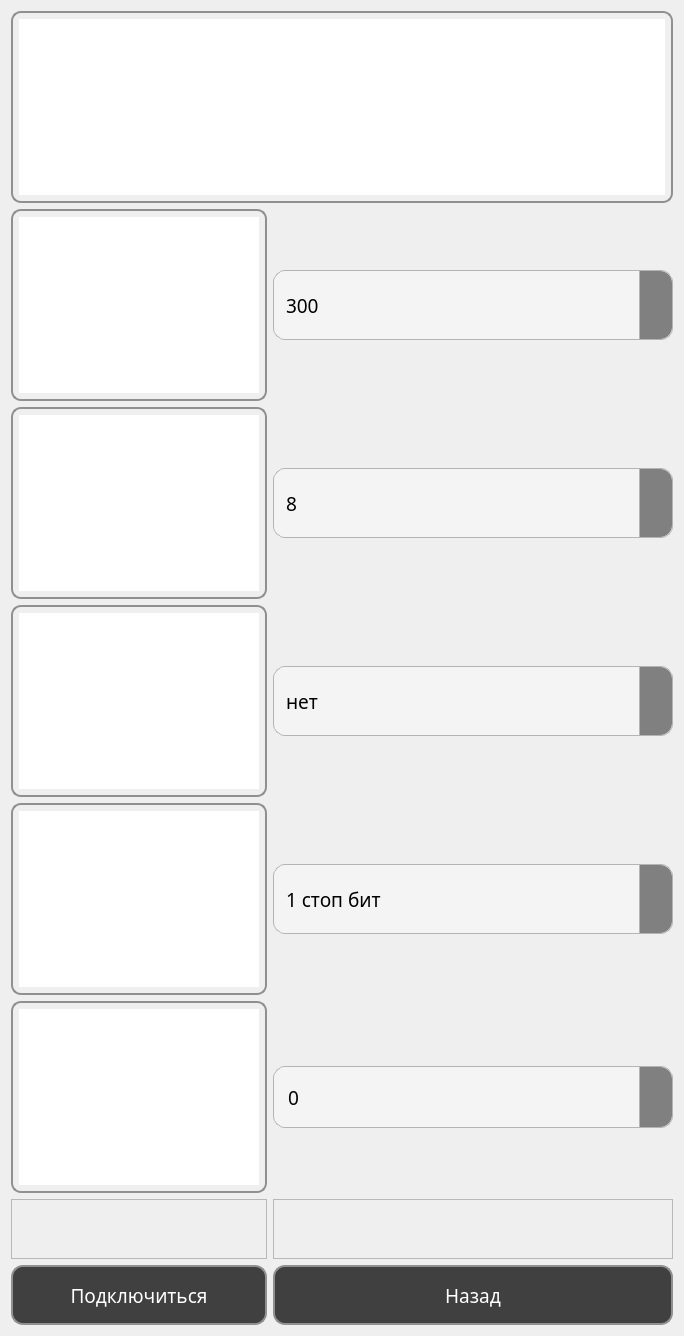
         <widget class="QWidget" name="page_3">
          <property name="styleSheet">
           <string notr="true">/* ===== QComboBox: полный стиль без ресурсов ===== */
QFrame#qt_combo_box_popup {
    background: transparent;   /* ← фон полностью “дырявый” */
    border: none;
    border-radius: 12px;
}


/* ───────── вертикальный скроллбар внутри выпадающего списка ─────────── */
QComboBox QAbstractItemView QScrollBar:vertical {
    width: 12px;               /* толщина всей полосы прокрутки          */
    margin: 0px 0px 0px 0;     /* лёгкий отступ от правой грани списка   */
    background: #ffffff;   /* ← убираем фон самой полосы             */
    border: none;              /* и рамку, которую Qt рисует по умолчанию*/
}

/* track (колея). Делаем её невидимой — остаётся «пустое место» */
QComboBox QAbstractItemView QScrollBar::groove:vertical {
    background: #ffffff;   /* никакого цвета                         */
    border: none;
    margin: 0;                 /* важно! убирает внутренние «поля» Qt    */
}

/* пустые участки над и под ползунком — тоже в ноль */
QComboBox QAbstractItemView QScrollBar::add-page:vertical,
QComboBox QAbstractItemView QScrollBar::sub-page:vertical {
    background: #ffffff;
    border: none;
}

/* сам ползунок («овал») -------------------------------------------------*/
QComboBox QAbstractItemView QScrollBar::handle:vertical {
    background: #808080;       /* цвет «таблетки»                        */
    border-radius: 999px;        /* скругляем края по полной               */
    min-height: 24px;          /* чтобы не исчезал при маленьком контенте*/
    margin: 2px;               /* зазор от границ бара                   */
}

QComboBox QAbstractItemView QScrollBar::sub-line:vertical,   /* верхняя  */
QComboBox QAbstractItemView QScrollBar::add-line:vertical {  /* нижняя   */
    height: 0px;                /* убираем видимую часть      */
    width:  0px;
    border: none;
    background: #ffffff;
    subcontrol-origin: margin;  /* чтобы не занимали место    */
}

/* ── если вдруг появится горизонтальный скроллбар ─────────────────────*/
QComboBox QAbstractItemView QScrollBar::sub-line:horizontal, /* левая    */
QComboBox QAbstractItemView QScrollBar::add-line:horizontal { /* правая  */
    width:  0px;
    height: 0px;
    border: none;
    background: #ffffff;
    subcontrol-origin: margin;
}

/* ОСНОВНОЕ ПОЛЕ -----------------------------------------------------------*/
QComboBox {
    border: 1px solid #b4b4b4;
    border-radius: 12px;
    padding: 4px 40px 4px 12px;   /* место под стрелку справа */
    background: #f4f4f4;
    min-height: 60px;             /* чтобы не сплющивался */
combobox-popup: 0;   
}

/* КНОПКА ВЫПАДАНИЯ (правый сегмент) --------------------------------------*/
QComboBox::drop-down {
    subcontrol-origin: padding;
    subcontrol-position: top right;
    width: 32px;
    border-left: 1px solid #b4b4b4;
    border-top-right-radius: 12px;
    border-bottom-right-radius: 12px;
    background: #e2e2e2;
}

QComboBox::drop-down { 
    background: #808080;   /* временно! */
}

/* СТРЕЛКА ----------------------------------------------------------------*/
QComboBox::down-arrow {
image: url(&quot;:/icon/arrow_drop_down_24dp_E3E3E3_FILL0_wght400_GRAD0_opsz24.png&quot;);
    width: 24px;      /* подгони под реальный размер PNG */
    height: 24px;
    margin: 0 auto;   /* по центру кнопки drop‑down */
    border: none;     /* глушим всякие старые границы */
}

/* Поворот при раскрытии --------------------------------------------------*/
QComboBox::down-arrow:on {
    transform: rotate(180deg);
}





/* ХОВЕР/ФОКУС -------------------------------------------------------------*/
QComboBox:hover { background: #f9f9f9; }

QComboBox:focus {
    border: 1px solid #7aa9ff;
    outline: none;
}

/* ВЫПАДАЮЩИЙ СПИСОК -----------------------------------------------------*/
QComboBox QAbstractItemView {
    /* тот же радиус, что у поля */
    border: 1px solid #c8c8c8;
    border-radius: 12px;
    padding: 4px;                       /* лёгкий «отступ-рамка» внутри */
    background: #FFFFFF;

    /* отключаем стандартный dotted focus-rectangle */
    outline: 0;                         /* Qt &gt;5.12 понимает outline */
    /* если outline не работает в вашей версии:
       border: none; */
}


QComboBox QAbstractItemView::viewport {
    border-radius: 8px;
    background: transparent;
}

/* строки внутри списка */
QComboBox QAbstractItemView::item {
    padding: 6px 12px;
    border-radius: 6px;                 /* лёгкое скругление hover/selected */
}

/* подсветка наведения  */
QComboBox QAbstractItemView::item:hover {
    background: #f0f0f0;
}

/* выбранный элемент (без пунктира!) */
QComboBox QAbstractItemView::item:selected {
    background: #2d97ff;                /* пример активного цвета */
    color: #ffffff;
    outline: 0;                         /* страховка */
    /* или border: none;  -&gt; если outline не поддерживается */
}

/* Оформление текста и рамки для QLabel и QTextBrowser */
QLabel,
QTextBrowser {
    color: white;                    /* цвет шрифта */
    border-radius: 10px;             /* скругление углов рамки */
    padding: 6px;                    /* внутренние отступы */
border: 2px solid #909090; 
}


/* Нормальное состояние */
QPushButton {
    background-color: #404040;        /* заливка */
    color: white;                     /* цвет текста */
    border: 2px solid #909090;        /* толщина и цвет обводки */
    border-radius: 12px;              /* радиус скругления */
    padding: 6px 12px;                /* «воздух» внутри */
}

/* Курсор наведён */
QPushButton:hover {
    background-color: #505050;
    border-color: #707070;
}

/* Кнопка нажата (удерживается) */
QPushButton:pressed {
    background-color: #909090;
    border-color: #909090;
}

/* QLabel или QTextBrowser */
QLabel, QTextBrowser {
    border: 2px solid #909090;   /* толщина и цвет */
    border-radius: 10px;         /* скругление */
    padding: 6px;                /* внутренние отступы */
    color: white;              /* цвет шрифта */
}

/* ===== QSpinBox — стиль под QComboBox (каждый параметр подписан) ===== */

/* ОСНОВНОЕ ПОЛЕ ---------------------------------------------------------*/
QSpinBox {
    border: 1px solid #b4b4b4;                 /* внешняя рамка виджета        */
    border-radius: 12px;                       /* скругление всех углов        */

    padding-left: 12px;                        /* отступ текста слева          */
    padding-right: 40px;                       /* резерв под блок стрелок      */
    background: #f4f4f4;                       /* фон поля ввода               */
    min-height: 60px;                          /* минимальная высота контрола  */
    color: black;                              /* цвет введённого текста       */

    outline: none;                             /* убираем стандартный пунктиp  */
}

/* БЛОК СТРЕЛОК ----------------------------------------------------------*/
/* общие параметры для обеих половинок блока */
QSpinBox::up-button,
QSpinBox::down-button {
    subcontrol-origin: padding;                /* координаты от padding-box    */
    width: 32px;                               /* ширина сегмента со стрелками */
    border-left: 1px solid #b4b4b4;            /* линия-разделитель слева      */
    background: #808080;                       /* фон блока стрелок            */
}

/* ↓ нижняя половина блока стрелок --------------------------------------*/
QSpinBox::down-button {
    subcontrol-position: bottom right;         /* привязка к правому-нижнему   */
    height: 30%;                               /* занимаем оставшиеся 50 %     */
    border-bottom-right-radius: 12px;          /* скругляем ТОЛЬКО низ-прав.   */
}


/* ↑ верхняя половина блока стрелок -------------------------------------*/
QSpinBox::up-button {
    subcontrol-position: top right;            /* привязка к правому-верхнему  */
    height: 30%;                               /* занимаем ровно половину выс. */
    border-top-right-radius: 12px;             /* скругляем ТОЛЬКО верх-прав.  */
}

/* визуальный отклик при нажатии ----------------------------------------*/
QSpinBox::up-button:pressed,
QSpinBox::down-button:pressed {
    background: #6d6d6d;                       /* затемняем фон на время клика */
}

/* СТРЕЛКИ (иконки) ------------------------------------------------------*/
QSpinBox::up-arrow {
    image: url(&quot;:/icon/arrow_drop_up_24dp_E3E3E3_FILL0_wght400_GRAD0_opsz24.png&quot;); /* PNG/SVG ↓ */
    width: 24px; height: 24px;                 /* габариты иконки              */
    margin: 0 auto;                            /* центрируем в блоке           */
	transform: rotate(180deg);
}

QSpinBox::down-arrow {
    image: url(&quot;:/icon/arrow_drop_down_24dp_E3E3E3_FILL0_wght400_GRAD0_opsz24.png&quot;); /* PNG/SVG ↓ */
    width: 24px; height: 24px;                 /* габариты иконки              */
    margin: 0 auto;                            /* центрируем в блоке           */
}


/* отключаем кнопки и иконки при достижении min/max ---------------------*/
QSpinBox::up-button:disabled,
QSpinBox::down-button:disabled {
    background: #c8c8c8;                       /* тусклый фон — кнопка неактив */
}

QSpinBox::up-arrow:disabled,
QSpinBox::down-arrow:disabled {
    image: none;                               /* прячем иконку у неактивной   */
}

/* ХОВЕР / ФОКУС ---------------------------------------------------------*/
QSpinBox:hover  { background: #f9f9f9; }       /* лёгкое высветление при ховере*/
QSpinBox:focus  { border: 1px solid #7aa9ff; } /* синяя рамка при фокусе       */

/* ОТКЛЮЧЁННОЕ СОСТОЯНИЕ -------------------------------------------------*/
QSpinBox:disabled {
    color: #8f8f8f;                            /* приглушаем текст             */
    background: #e0e0e0;                       /* и фон всего виджета          */
}

</string>
          </property>
          <layout class="QGridLayout" name="gridLayout_2">
           <item row="6" column="0">
            <widget class="QFrame" name="frame_7">
             <property name="frameShape">
              <enum>QFrame::Shape::StyledPanel</enum>
             </property>
             <property name="frameShadow">
              <enum>QFrame::Shadow::Raised</enum>
             </property>
            </widget>
           </item>
           <item row="2" column="1">
            <widget class="QComboBox" name="comboBox_2">
             <property name="sizePolicy">
              <sizepolicy hsizetype="Preferred" vsizetype="Maximum">
               <horstretch>0</horstretch>
               <verstretch>0</verstretch>
              </sizepolicy>
             </property>
             <property name="minimumSize">
              <size>
               <width>0</width>
               <height>70</height>
              </size>
             </property>
             <property name="font">
              <font>
               <family>Noto Sans SC</family>
               <pointsize>14</pointsize>
              </font>
             </property>
             <property name="layoutDirection">
              <enum>Qt::LayoutDirection::LeftToRight</enum>
             </property>
             <item>
              <property name="text">
               <string>8</string>
              </property>
             </item>
            </widget>
           </item>
           <item row="6" column="1">
            <widget class="QFrame" name="frame_8">
             <property name="minimumSize">
              <size>
               <width>400</width>
               <height>60</height>
              </size>
             </property>
             <property name="frameShape">
              <enum>QFrame::Shape::StyledPanel</enum>
             </property>
             <property name="frameShadow">
              <enum>QFrame::Shadow::Raised</enum>
             </property>
            </widget>
           </item>
           <item row="5" column="1">
            <widget class="QSpinBox" name="spinBox">
             <property name="sizePolicy">
              <sizepolicy hsizetype="Minimum" vsizetype="Maximum">
               <horstretch>0</horstretch>
               <verstretch>0</verstretch>
              </sizepolicy>
             </property>
             <property name="minimumSize">
              <size>
               <width>0</width>
               <height>62</height>
              </size>
             </property>
             <property name="font">
              <font>
               <family>Noto Sans SC</family>
               <pointsize>14</pointsize>
              </font>
             </property>
             <property name="layoutDirection">
              <enum>Qt::LayoutDirection::LeftToRight</enum>
             </property>
             <property name="styleSheet">
              <string notr="true"/>
             </property>
            </widget>
           </item>
           <item row="1" column="0">
            <widget class="QTextBrowser" name="textBrowser_5">
             <property name="verticalScrollBarPolicy">
              <enum>Qt::ScrollBarPolicy::ScrollBarAlwaysOff</enum>
             </property>
             <property name="horizontalScrollBarPolicy">
              <enum>Qt::ScrollBarPolicy::ScrollBarAlwaysOff</enum>
             </property>
             <property name="html">
              <string>&lt;!DOCTYPE HTML PUBLIC &quot;-//W3C//DTD HTML 4.0//EN&quot; &quot;http://www.w3.org/TR/REC-html40/strict.dtd&quot;&gt;
&lt;html&gt;&lt;head&gt;&lt;meta name=&quot;qrichtext&quot; content=&quot;1&quot; /&gt;&lt;meta charset=&quot;utf-8&quot; /&gt;&lt;style type=&quot;text/css&quot;&gt;
p, li { white-space: pre-wrap; }
hr { height: 1px; border-width: 0; }
li.unchecked::marker { content: &quot;\2610&quot;; }
li.checked::marker { content: &quot;\2612&quot;; }
&lt;/style&gt;&lt;/head&gt;&lt;body style=&quot; font-family:'Noto Sans SC'; font-size:9pt; font-weight:400; font-style:normal;&quot;&gt;
&lt;p align=&quot;center&quot; style=&quot; margin-top:0px; margin-bottom:0px; margin-left:0px; margin-right:0px; -qt-block-indent:0; text-indent:0px;&quot;&gt;&lt;span style=&quot; font-size:14pt;&quot;&gt;Скорость USART&lt;/span&gt;&lt;/p&gt;&lt;/body&gt;&lt;/html&gt;</string>
             </property>
            </widget>
           </item>
           <item row="7" column="1">
            <widget class="QPushButton" name="pushButton_3">
             <property name="sizePolicy">
              <sizepolicy hsizetype="Minimum" vsizetype="Maximum">
               <horstretch>0</horstretch>
               <verstretch>0</verstretch>
              </sizepolicy>
             </property>
             <property name="minimumSize">
              <size>
               <width>0</width>
               <height>60</height>
              </size>
             </property>
             <property name="font">
              <font>
               <family>Noto Sans SC</family>
               <pointsize>14</pointsize>
              </font>
             </property>
             <property name="text">
              <string>Назад</string>
             </property>
            </widget>
           </item>
           <item row="2" column="0">
            <widget class="QTextBrowser" name="textBrowser_9">
             <property name="verticalScrollBarPolicy">
              <enum>Qt::ScrollBarPolicy::ScrollBarAlwaysOff</enum>
             </property>
             <property name="horizontalScrollBarPolicy">
              <enum>Qt::ScrollBarPolicy::ScrollBarAlwaysOff</enum>
             </property>
             <property name="html">
              <string>&lt;!DOCTYPE HTML PUBLIC &quot;-//W3C//DTD HTML 4.0//EN&quot; &quot;http://www.w3.org/TR/REC-html40/strict.dtd&quot;&gt;
&lt;html&gt;&lt;head&gt;&lt;meta name=&quot;qrichtext&quot; content=&quot;1&quot; /&gt;&lt;meta charset=&quot;utf-8&quot; /&gt;&lt;style type=&quot;text/css&quot;&gt;
p, li { white-space: pre-wrap; }
hr { height: 1px; border-width: 0; }
li.unchecked::marker { content: &quot;\2610&quot;; }
li.checked::marker { content: &quot;\2612&quot;; }
&lt;/style&gt;&lt;/head&gt;&lt;body style=&quot; font-family:'Noto Sans SC'; font-size:9pt; font-weight:400; font-style:normal;&quot;&gt;
&lt;p align=&quot;center&quot; style=&quot; margin-top:0px; margin-bottom:0px; margin-left:0px; margin-right:0px; -qt-block-indent:0; text-indent:0px;&quot;&gt;&lt;span style=&quot; font-size:14pt;&quot;&gt;Колличество бит&lt;/span&gt;&lt;/p&gt;&lt;/body&gt;&lt;/html&gt;</string>
             </property>
            </widget>
           </item>
           <item row="1" column="1">
            <widget class="QComboBox" name="comboBox">
             <property name="sizePolicy">
              <sizepolicy hsizetype="Preferred" vsizetype="Maximum">
               <horstretch>0</horstretch>
               <verstretch>0</verstretch>
              </sizepolicy>
             </property>
             <property name="minimumSize">
              <size>
               <width>0</width>
               <height>70</height>
              </size>
             </property>
             <property name="font">
              <font>
               <family>Noto Sans SC</family>
               <pointsize>14</pointsize>
              </font>
             </property>
             <property name="layoutDirection">
              <enum>Qt::LayoutDirection::LeftToRight</enum>
             </property>
             <property name="styleSheet">
              <string notr="true">QLabel { font-size: 14pt; }</string>
             </property>
             <item>
              <property name="text">
               <string>300</string>
              </property>
             </item>
             <item>
              <property name="text">
               <string>600</string>
              </property>
             </item>
             <item>
              <property name="text">
               <string>1200</string>
              </property>
             </item>
             <item>
              <property name="text">
               <string>2400</string>
              </property>
             </item>
             <item>
              <property name="text">
               <string>4800</string>
              </property>
             </item>
             <item>
              <property name="text">
               <string>9600</string>
              </property>
             </item>
             <item>
              <property name="text">
               <string>14400</string>
              </property>
             </item>
             <item>
              <property name="text">
               <string>19200</string>
              </property>
             </item>
             <item>
              <property name="text">
               <string>38400</string>
              </property>
             </item>
             <item>
              <property name="text">
               <string>56000</string>
              </property>
             </item>
             <item>
              <property name="text">
               <string>57600</string>
              </property>
             </item>
             <item>
              <property name="text">
               <string>115200</string>
              </property>
             </item>
             <item>
              <property name="text">
               <string>128000</string>
              </property>
             </item>
             <item>
              <property name="text">
               <string>230400</string>
              </property>
             </item>
             <item>
              <property name="text">
               <string>256000</string>
              </property>
             </item>
            </widget>
           </item>
           <item row="4" column="1">
            <widget class="QComboBox" name="comboBox_3">
             <property name="sizePolicy">
              <sizepolicy hsizetype="Preferred" vsizetype="Maximum">
               <horstretch>0</horstretch>
               <verstretch>0</verstretch>
              </sizepolicy>
             </property>
             <property name="minimumSize">
              <size>
               <width>0</width>
               <height>70</height>
              </size>
             </property>
             <property name="font">
              <font>
               <family>Noto Sans SC</family>
               <pointsize>14</pointsize>
              </font>
             </property>
             <property name="layoutDirection">
              <enum>Qt::LayoutDirection::LeftToRight</enum>
             </property>
             <item>
              <property name="text">
               <string>1 стоп бит</string>
              </property>
             </item>
             <item>
              <property name="text">
               <string>2 стоп бит</string>
              </property>
             </item>
            </widget>
           </item>
           <item row="3" column="1">
            <widget class="QComboBox" name="comboBox_4">
             <property name="sizePolicy">
              <sizepolicy hsizetype="Preferred" vsizetype="Maximum">
               <horstretch>0</horstretch>
               <verstretch>0</verstretch>
              </sizepolicy>
             </property>
             <property name="minimumSize">
              <size>
               <width>0</width>
               <height>70</height>
              </size>
             </property>
             <property name="font">
              <font>
               <family>Noto Sans SC</family>
               <pointsize>14</pointsize>
              </font>
             </property>
             <property name="layoutDirection">
              <enum>Qt::LayoutDirection::LeftToRight</enum>
             </property>
             <item>
              <property name="text">
               <string>нет</string>
              </property>
             </item>
             <item>
              <property name="text">
               <string>Нечетная</string>
              </property>
             </item>
             <item>
              <property name="text">
               <string>Четная</string>
              </property>
             </item>
            </widget>
           </item>
           <item row="3" column="0">
            <widget class="QTextBrowser" name="textBrowser_7">
             <property name="verticalScrollBarPolicy">
              <enum>Qt::ScrollBarPolicy::ScrollBarAlwaysOff</enum>
             </property>
             <property name="horizontalScrollBarPolicy">
              <enum>Qt::ScrollBarPolicy::ScrollBarAlwaysOff</enum>
             </property>
             <property name="html">
              <string>&lt;!DOCTYPE HTML PUBLIC &quot;-//W3C//DTD HTML 4.0//EN&quot; &quot;http://www.w3.org/TR/REC-html40/strict.dtd&quot;&gt;
&lt;html&gt;&lt;head&gt;&lt;meta name=&quot;qrichtext&quot; content=&quot;1&quot; /&gt;&lt;meta charset=&quot;utf-8&quot; /&gt;&lt;style type=&quot;text/css&quot;&gt;
p, li { white-space: pre-wrap; }
hr { height: 1px; border-width: 0; }
li.unchecked::marker { content: &quot;\2610&quot;; }
li.checked::marker { content: &quot;\2612&quot;; }
&lt;/style&gt;&lt;/head&gt;&lt;body style=&quot; font-family:'Noto Sans SC'; font-size:9pt; font-weight:400; font-style:normal;&quot;&gt;
&lt;p align=&quot;center&quot; style=&quot; margin-top:0px; margin-bottom:0px; margin-left:0px; margin-right:0px; -qt-block-indent:0; text-indent:0px;&quot;&gt;&lt;span style=&quot; font-size:14pt;&quot;&gt;Четность&lt;/span&gt;&lt;/p&gt;&lt;/body&gt;&lt;/html&gt;</string>
             </property>
            </widget>
           </item>
           <item row="0" column="0" colspan="2">
            <widget class="QTextBrowser" name="textBrowser_4">
             <property name="verticalScrollBarPolicy">
              <enum>Qt::ScrollBarPolicy::ScrollBarAlwaysOff</enum>
             </property>
             <property name="horizontalScrollBarPolicy">
              <enum>Qt::ScrollBarPolicy::ScrollBarAlwaysOff</enum>
             </property>
             <property name="html">
              <string>&lt;!DOCTYPE HTML PUBLIC &quot;-//W3C//DTD HTML 4.0//EN&quot; &quot;http://www.w3.org/TR/REC-html40/strict.dtd&quot;&gt;
&lt;html&gt;&lt;head&gt;&lt;meta name=&quot;qrichtext&quot; content=&quot;1&quot; /&gt;&lt;meta charset=&quot;utf-8&quot; /&gt;&lt;style type=&quot;text/css&quot;&gt;
p, li { white-space: pre-wrap; }
hr { height: 1px; border-width: 0; }
li.unchecked::marker { content: &quot;\2610&quot;; }
li.checked::marker { content: &quot;\2612&quot;; }
&lt;/style&gt;&lt;/head&gt;&lt;body style=&quot; font-family:'Noto Sans SC'; font-size:9pt; font-weight:400; font-style:normal;&quot;&gt;
&lt;p align=&quot;center&quot; style=&quot; margin-top:0px; margin-bottom:0px; margin-left:0px; margin-right:0px; -qt-block-indent:0; text-indent:0px;&quot;&gt;&lt;span style=&quot; font-size:16pt;&quot;&gt;Ручное подключение&lt;/span&gt;&lt;/p&gt;&lt;/body&gt;&lt;/html&gt;</string>
             </property>
            </widget>
           </item>
           <item row="5" column="0">
            <widget class="QTextBrowser" name="textBrowser_8">
             <property name="verticalScrollBarPolicy">
              <enum>Qt::ScrollBarPolicy::ScrollBarAlwaysOff</enum>
             </property>
             <property name="horizontalScrollBarPolicy">
              <enum>Qt::ScrollBarPolicy::ScrollBarAlwaysOff</enum>
             </property>
             <property name="html">
              <string>&lt;!DOCTYPE HTML PUBLIC &quot;-//W3C//DTD HTML 4.0//EN&quot; &quot;http://www.w3.org/TR/REC-html40/strict.dtd&quot;&gt;
&lt;html&gt;&lt;head&gt;&lt;meta name=&quot;qrichtext&quot; content=&quot;1&quot; /&gt;&lt;meta charset=&quot;utf-8&quot; /&gt;&lt;style type=&quot;text/css&quot;&gt;
p, li { white-space: pre-wrap; }
hr { height: 1px; border-width: 0; }
li.unchecked::marker { content: &quot;\2610&quot;; }
li.checked::marker { content: &quot;\2612&quot;; }
&lt;/style&gt;&lt;/head&gt;&lt;body style=&quot; font-family:'Noto Sans SC'; font-size:9pt; font-weight:400; font-style:normal;&quot;&gt;
&lt;p align=&quot;center&quot; style=&quot; margin-top:0px; margin-bottom:0px; margin-left:0px; margin-right:0px; -qt-block-indent:0; text-indent:0px;&quot;&gt;&lt;span style=&quot; font-size:14pt;&quot;&gt;USART ID&lt;/span&gt;&lt;/p&gt;&lt;/body&gt;&lt;/html&gt;</string>
             </property>
            </widget>
           </item>
           <item row="4" column="0">
            <widget class="QTextBrowser" name="textBrowser_6">
             <property name="verticalScrollBarPolicy">
              <enum>Qt::ScrollBarPolicy::ScrollBarAlwaysOff</enum>
             </property>
             <property name="horizontalScrollBarPolicy">
              <enum>Qt::ScrollBarPolicy::ScrollBarAlwaysOff</enum>
             </property>
             <property name="html">
              <string>&lt;!DOCTYPE HTML PUBLIC &quot;-//W3C//DTD HTML 4.0//EN&quot; &quot;http://www.w3.org/TR/REC-html40/strict.dtd&quot;&gt;
&lt;html&gt;&lt;head&gt;&lt;meta name=&quot;qrichtext&quot; content=&quot;1&quot; /&gt;&lt;meta charset=&quot;utf-8&quot; /&gt;&lt;style type=&quot;text/css&quot;&gt;
p, li { white-space: pre-wrap; }
hr { height: 1px; border-width: 0; }
li.unchecked::marker { content: &quot;\2610&quot;; }
li.checked::marker { content: &quot;\2612&quot;; }
&lt;/style&gt;&lt;/head&gt;&lt;body style=&quot; font-family:'Noto Sans SC'; font-size:9pt; font-weight:400; font-style:normal;&quot;&gt;
&lt;p align=&quot;center&quot; style=&quot; margin-top:0px; margin-bottom:0px; margin-left:0px; margin-right:0px; -qt-block-indent:0; text-indent:0px;&quot;&gt;&lt;span style=&quot; font-size:14pt;&quot;&gt;Стоп-бит&lt;/span&gt;&lt;/p&gt;&lt;/body&gt;&lt;/html&gt;</string>
             </property>
            </widget>
           </item>
           <item row="7" column="0">
            <widget class="QPushButton" name="pushButton_11">
             <property name="sizePolicy">
              <sizepolicy hsizetype="Minimum" vsizetype="Maximum">
               <horstretch>0</horstretch>
               <verstretch>0</verstretch>
              </sizepolicy>
             </property>
             <property name="minimumSize">
              <size>
               <width>0</width>
               <height>60</height>
              </size>
             </property>
             <property name="font">
              <font>
               <family>Noto Sans SC</family>
               <pointsize>14</pointsize>
              </font>
             </property>
             <property name="text">
              <string>Подключиться</string>
             </property>
            </widget>
           </item>
          </layout>
         </widget>
